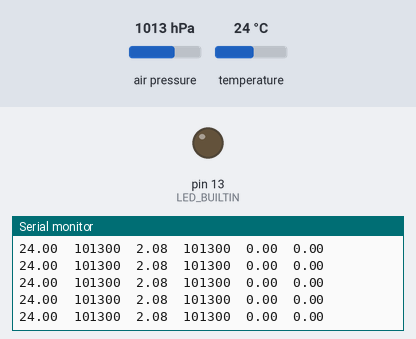
Bench run of a sketch on a simulated Arduino Uno, built with avr-gcc and run on an emulated ATmega328P. On the bench: output pins drawn as LEDs (lit = HIGH), the last lines printed to the serial monitor. Inputs (shaded band) come from the test bench; at power-on: air pressure 1013 hPa, temperature 24 °C.

Above: at 1.2 s.
1.3 s: air pressure set to 952 hPa
At 2.4 s:
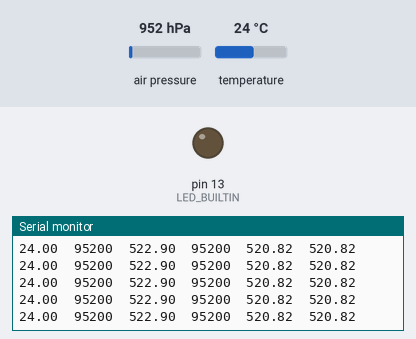
4.3 s: air pressure set to 1048 hPa
At 5.3 s:
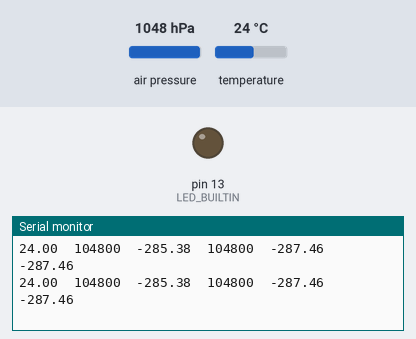
Timing chart, 0 to 7.3 s (numbered marks = the images above; inputs shaded):
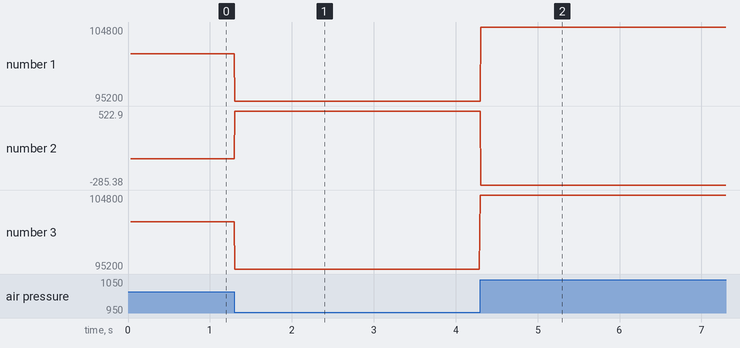

The sketch:

G_Maki.ino
```cpp
#include <Adafruit_BMP085.h>

Adafruit_BMP085 bmp;

float AltIni = 0;
int nLeitIni = 15;
float somaAltIni = 0;
float altitudes[10];
int frente = 0;
int nLeitFila = 10;
float rawAltitude = 0;

//variáveis para a média simples:
#define numLeituras 15 //leituras para a média
float leituras[numLeituras]; //leituras do sensor de altitude
int indiceLeitura = 0; //leitura atual
float somaLeituras = 0; //soma das leituras
float mediaAltitude = 0; //média das leituras


void setup() {

  pinMode(LED_BUILTIN, OUTPUT);
  Serial.begin(115200);

  if (!bmp.begin()) {

    Serial.println("Could not find a valid BMP085 sensor, check wiring!");

    while (1) {}
  }
  Serial.println("Temperature (*C) \t Pressure (Pa) \t Altitude (m) \t Pressure at sea level (Pa) \t Raw Altitude \t Real Altitude (m)"); //cabeçalho

  for (int i = 0; i < nLeitIni; i++) {
    somaAltIni += bmp.readAltitude(); //leituras inciais
  }

  AltIni = somaAltIni / nLeitIni; //média leituras
}
void loop() {

  Serial.print(bmp.readTemperature()); //lendo temperatura
  Serial.print("\t");
  Serial.print(bmp.readPressure()); //lendo pressão
  Serial.print("\t");
  Serial.print(bmp.readAltitude()); //lendo altitude
  Serial.print("\t");
  Serial.print(bmp.readSealevelPressure()); //lendo altitude no nível do mar
  Serial.print("\t");

  float rawAltitude = bmp.readAltitude() - AltIni; //calculando a altura
  Serial.print(rawAltitude); //altura sem filtro
  Serial.print('\t');

  //filtro:
  somaLeituras = somaLeituras - leituras[indiceLeitura];
  leituras[indiceLeitura] = rawAltitude;
  somaLeituras = somaLeituras + leituras[indiceLeitura];
  indiceLeitura++;
  if (indiceLeitura >= numLeituras) { //quando chegar no último vetor - loop
    indiceLeitura = 0;
  }

  //Média
  mediaAltitude = somaLeituras / numLeituras;
  Serial.println(mediaAltitude);

}
```

Measured:
- after the input at 1.3 s, the serial monitor: prints a new line at once (image 1)
- after the input at 4.3 s, the serial monitor: prints a new line at once (image 2)
- plotted number 1: 101300 → 95200 after the input at 1.3 s, 95200 → 104800 after the input at 4.3 s
- plotted number 2: 2.08 → 522.9 after the input at 1.3 s, 522.9 → -285.38 after the input at 4.3 s
- plotted number 3: 101300 → 104800 after the input at 1.3 s
